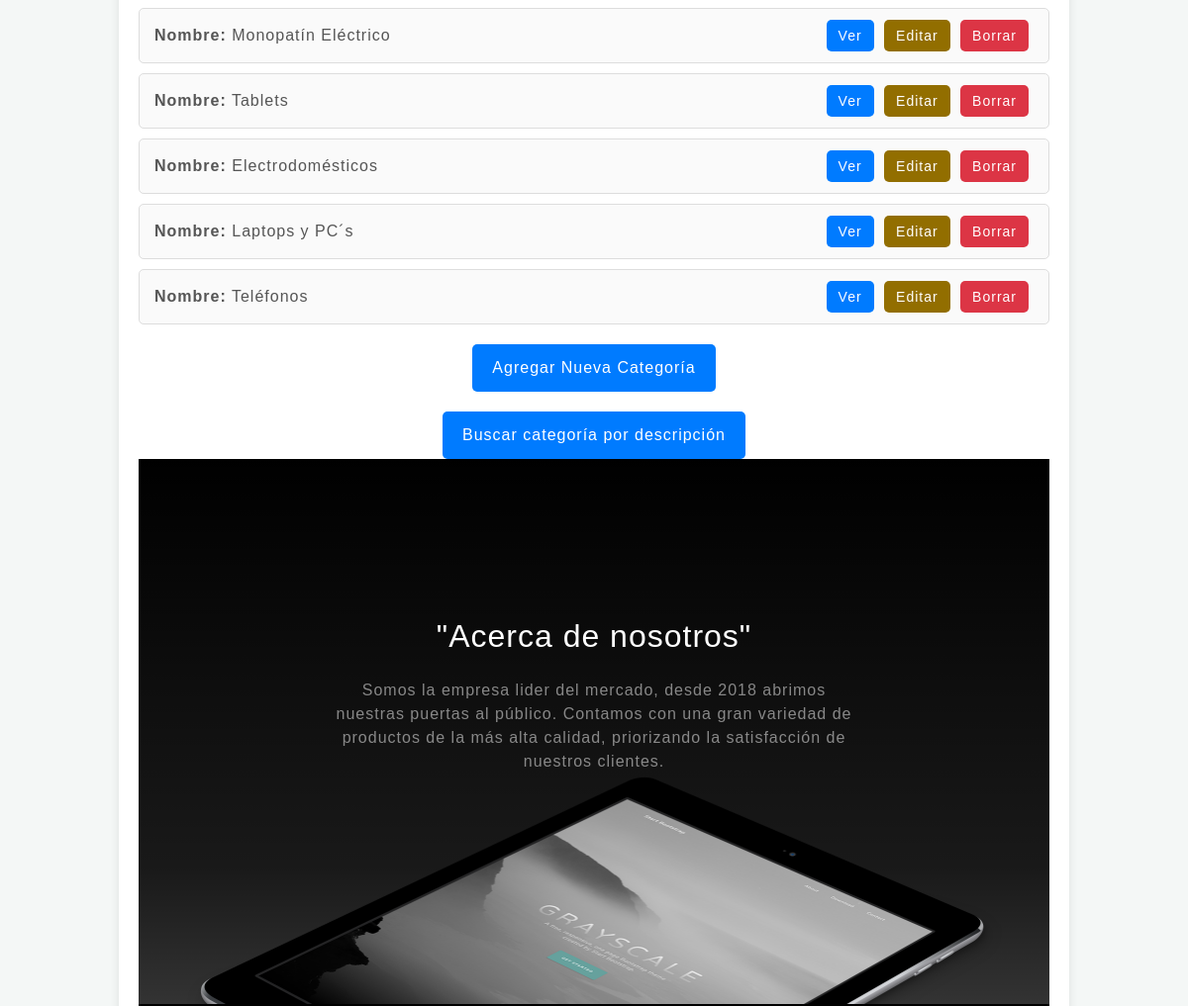
Page /categoria/lista/ (middle part) on the earlier database version.
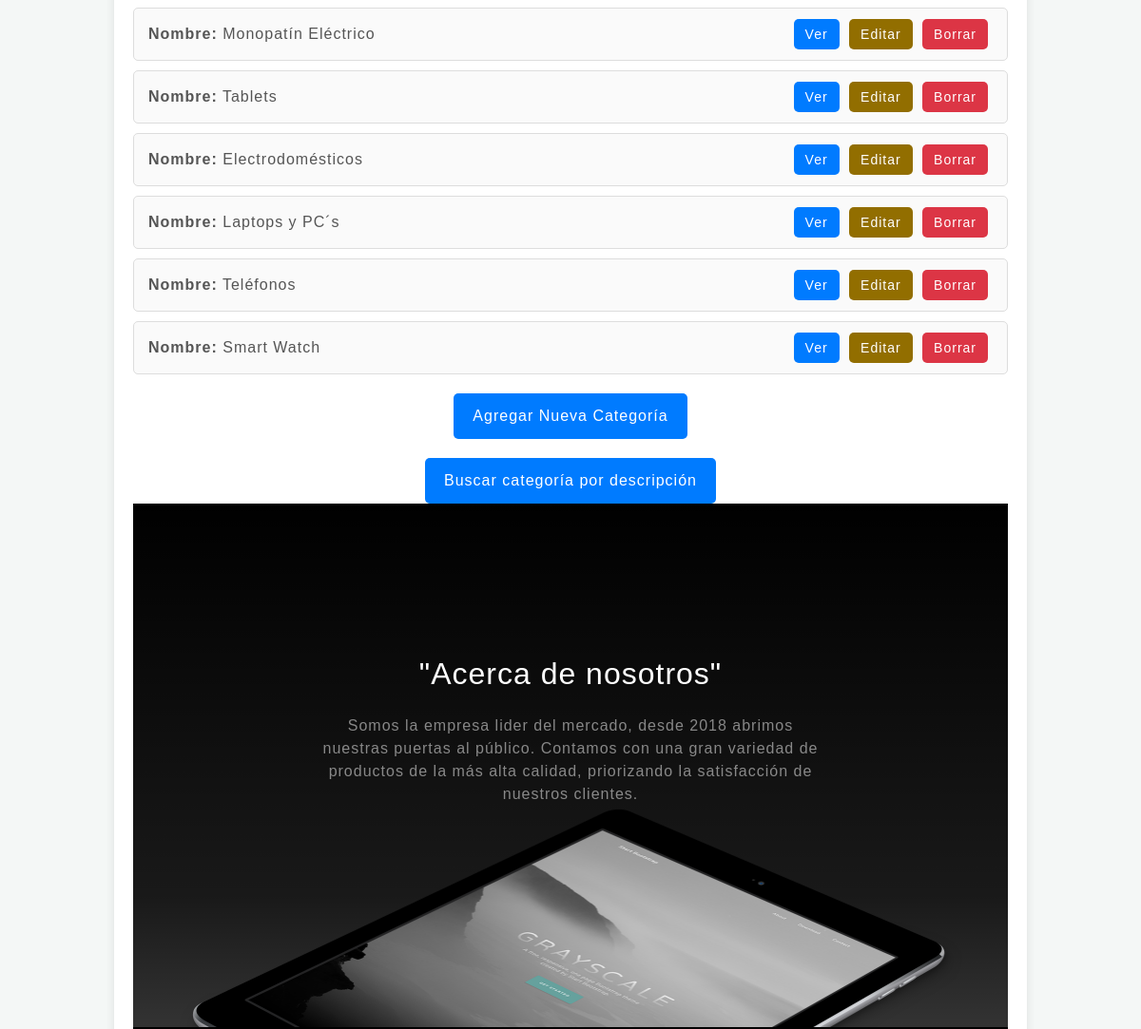
Same page on the later database version.
### AppGasco/models.py (models this page shows, shortened)
class Categoria(models.Model):
    nombre_categoria = models.CharField(max_length=30)
    descripcion_categoria = models.TextField(blank=True, null=True)

### AppGasco/views_clases.py (the view)
# urls.py: path('categoria/lista/', views_clases.CategoriaListView.as_view(), name='List_Categoria'),
class CategoriaListView(ListView):
    model = Categoria  # Modelo con el que trabaja esta vista
    template_name = "appgasco/Vistas_Clase_Categoria/categoria_list.html"  # Plantilla para renderizar la lista

### AppGasco/templates/appgasco/Vistas_Clase_Categoria/categoria_list.html (shortened to what this page needs)
{% extends 'AppGasco/index.html' %}
{% load static %}
{% block main %}
<div class="category-list">
    {% if object_list %}
        <ul>
            {% for categoria in object_list %}
                <li>
                    <p><strong>Nombre:</strong> {{ categoria.nombre_categoria }}</p>
                    <div class="actions">
                        <a href="{% url 'Detail_Categoria' categoria.pk %}" class="btn-view">Ver</a>
                        <a href="{% url 'Edit_Categoria' categoria.pk %}" class="btn-edit">Editar</a>
                        <a href="{% url 'Delete_Categoria' categoria.pk %}" class="btn-delete">Borrar</a>
                    </div>
                </li>
            {% endfor %}
        </ul>
    {% else %}
        <p class="empty-message">No hay categorías disponibles.</p>
    {% endif %}
    <div class="actions-global">
        <a href="{% url 'New_Categoria' %}" class="btn-new">Agregar Nueva Categoría</a>
    </div>
    <div class="actions-global">
        <a href="{% url 'Busqueda_DescripcionCategoria' %}" class="btn-new">Buscar categoría por descripción</a>
    </div>
{% endblock main %}

Differences in the rows shown:
added Categoria: nombre_categoria "Smart Watch"
